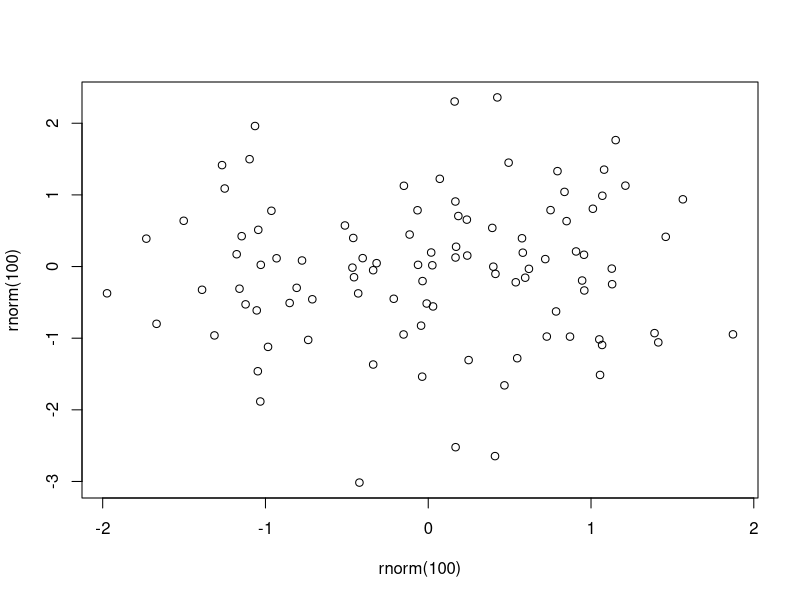

Generate this figure with R:
## ---- chunk 1
plot(rnorm(100),rnorm(100))
## ---- chunk 2
remove.packages(c("ggplot2","dplyr"))
## ---- chunk 3
#Install dplyr and ggplot2
install.packages("ggplot2")
install.packages("dplyr")

#You can also put more than one in like
install.packages(c("randomForest","formatr"))
## ---- chunk 4
#Add libraries to your R Session
library("ggplot2")
library("dplyr")

#You can also access functions in a library by using package::function
randomForest::randomForest

## ---- chunk 5
#See what is installed installed.packages()

#What is available.packages()

